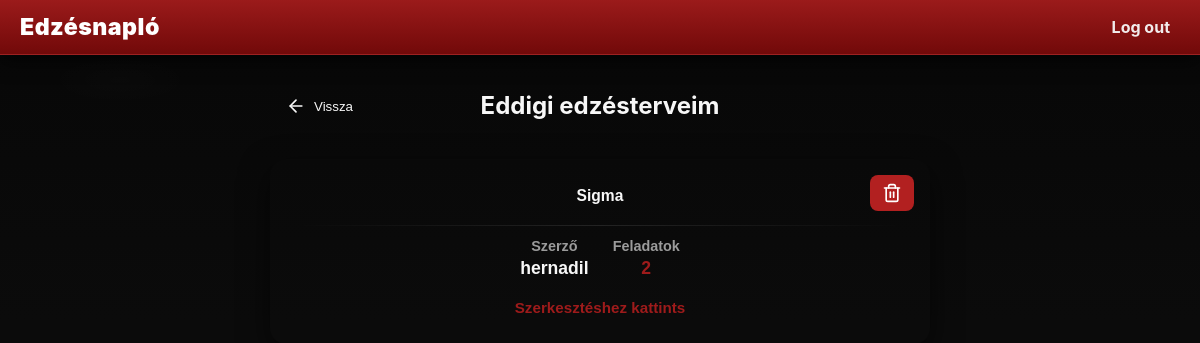
/editor/my_workouts/ (signed in), run on the app's committed database.
### home/models.py (models this page shows)
class CreatedWorkouts(models.Model):
    userid = models.ForeignKey(User, on_delete=models.CASCADE)
    name = models.CharField(max_length=50)

### editor/views.py (the view)
# urls.py: path('my_workouts/', views.my_workouts, name='my_workouts'),
def my_workouts(request):
    workouts = CreatedWorkouts.objects.filter(userid=request.user).annotate(
        excercise_count=Count('excercises')
    )
    return render(request, 'my_workouts.html', {'workouts': workouts})

### editor/templates/my_workouts.html (shortened to what this page needs)
{% extends 'main.html' %} {% block content %}
<main class="page-wrap">
  <section class="home-panel">
    <div class="workouts-container" style="display: flex; flex-direction: column; gap: 12px; width: 100%; max-width: 700px; margin: 0 auto; padding: 0 20px;">
      <div style="display: flex; align-items: center; justify-content: center; margin-bottom: 24px; position: relative;">
        <a href="{% url 'redirectview' 'editor' %}" style="position: absolute; left: 0; text-decoration: none;">
          <button type="button" style="background: var(--bg-secondary); color: var(--white); border: none; border-radius: 8px; padding: 10px 16px; cursor: pointer; display: flex; align-items: center; justify-content: center; transition: all 0.2s; gap: 8px;" onmouseover="this.style.background='var(--accent)'" onmouseout="this.style.background='var(--bg-secondary)'">
            <svg xmlns="http://www.w3.org/2000/svg" width="20" height="20" viewBox="0 0 24 24" fill="none" stroke="currentColor" stroke-width="2" stroke-linecap="round" stroke-linejoin="round">
              <line x1="19" y1="12" x2="5" y2="12"></line>
              <polyline points="12 19 5 12 12 5"></polyline>
            </svg>
            Vissza
          </button>
        </a>
        <h2 style="color: var(--white); margin: 0;">Eddigi edzésterveim</h2>
      </div>
      {% for workout in workouts %}
      <div style="position: relative;">
        <button onclick="showDeleteModal({{ workout.id }})" type="button" style="position: absolute; top: 16px; right: 16px; background: rgba(220, 38, 38, 0.8); border: none; border-radius: 8px; padding: 8px 12px; cursor: pointer; display: flex; align-items: center; justify-content: center; transition: all 0.2s; z-index: 10;" onmouseover="this.style.background='rgba(220, 38, 38, 1)'" onmouseout="this.style.background='rgba(220, 38, 38, 0.8)'">
        </button>
        <a href="{% url 'edit_workout' workout.id %}" style="text-decoration: none;">
          <button type="button" class="card big" style="width: 100%; min-height: 140px; padding: 28px; text-align: center; border: none; background: inherit; cursor: pointer; display: flex; align-items: center; justify-content: center;">
            <div class="card-body" style="display: flex; flex-direction: column; align-items: center; justify-content: center; width: 100%;">
              <h3 class="card-subtitle" style="margin: 0 0 8px 0;">{{ workout.name }}</h3>
              <div class="card-divider" style="height: 1px; background: linear-gradient(90deg, transparent, rgba(255,255,255,0.1), transparent); margin: 12px 0; width: 100%;"></div>
              <div style="display: flex; gap: 24px; width: 100%; justify-content: center; flex-wrap: wrap; margin-bottom: 12px;">
                <div style="text-align: center;">
                  <p style="margin: 0; color: var(--muted); font-size: 0.9rem; font-weight: 600;">Szerző</p>
                  <p style="margin: 4px 0 0 0; color: var(--white); font-size: 1.1rem; font-weight: 700;">{{ workout.userid.username }}</p>
                </div>
                <div style="text-align: center;">
                  <p style="margin: 0; color: var(--muted); font-size: 0.9rem; font-weight: 600;">Feladatok</p>
                  <p style="margin: 4px 0 0 0; color: var(--accent); font-size: 1.1rem; font-weight: 700;">{{ workout.excercise_count }}</p>
                </div>
              </div>
              <p style="margin: 8px 0 0 0; color: var(--accent); font-size: 0.95rem; font-weight: 600;">Szerkesztéshez kattints</p>
            </div>
          </button>
        </a>
      </div>
      {% empty %}
      <div style="text-align: center; padding: 40px 20px;">
        <p style="color: var(--muted); font-size: 1.1rem;">Még nincsenek edzésterveid.</p>
      </div>
      {% endfor %}
    </div>
  </section>
</main>
{% endblock %}

### static/css/style.css (style rules this page uses)
:root { --bg: #0b0b0b; --panel-dark: #0f0f10; --panel-mid: #1a1515; --card-bg: #121212; --accent: #9e1b1b; --accent-2: #c43a3a; --accent-hover: #841111; --muted: #9b9b9b; --white: #f7f7f7; --radius: 16px; --shadow-lg: 0 18px 60px rgba(0,0,0,0.7); --shadow-md: 0 10px 30px rgba(0,0,0,0.6); }
* { box-sizing:border-box }
html,body { height:100% }
body { margin:0; background: radial-gradient(1200px 400px at 10% 10%, rgba(255,255,255,0.01), transparent 6%), linear-gradient(180deg, #070707 0%, var(--bg) 40%); color:var(--white); font-family: "Montserrat", "Inter", Arial, sans-serif; -webkit-font-smoothing:antialiased; -moz-osx-font-smoothing:grayscale; line-height:1.4; }
.page-wrap { min-height: calc(100vh - 56px); display:flex; align-items:flex-start; justify-content:center; padding:34px 20px 80px; }
.home-panel { width:100%; max-width:1200px; display:flex; justify-content:center; align-items:flex-start; }
.card { background: linear-gradient(180deg, rgba(22,22,22,0.9), rgba(14,12,12,0.85)); border-radius: var(--radius); box-shadow: var(--shadow-md); border: 1px solid rgba(255,255,255,0.02); color:var(--white); }
.card.big { width:100%; padding:36px; text-align:center; }

### data on the page
CreatedWorkouts: name "Sigma", userid.username "hernadil", excercise_count "2"
